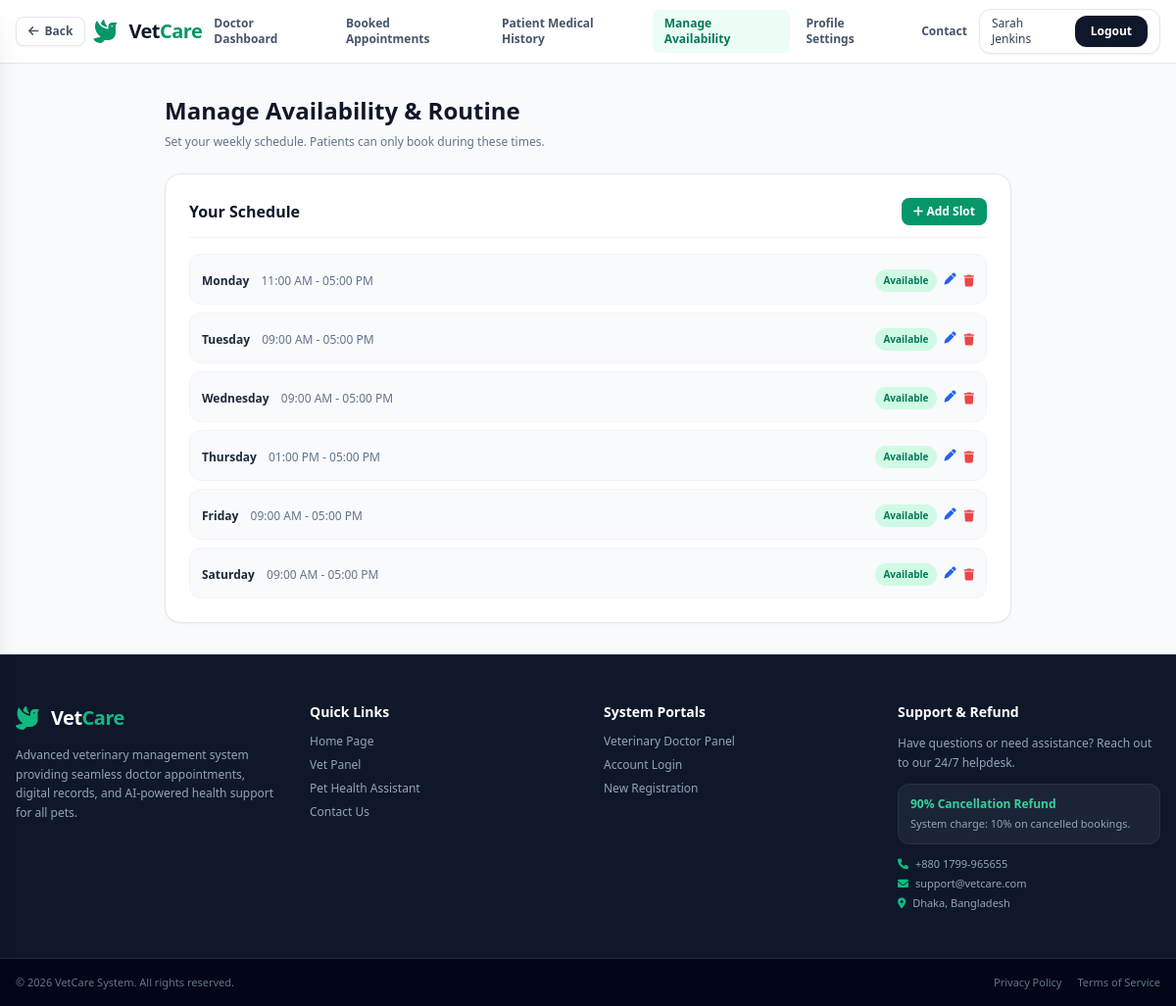
/vet/availability/ (signed in), run on an earlier commit of the app's database.
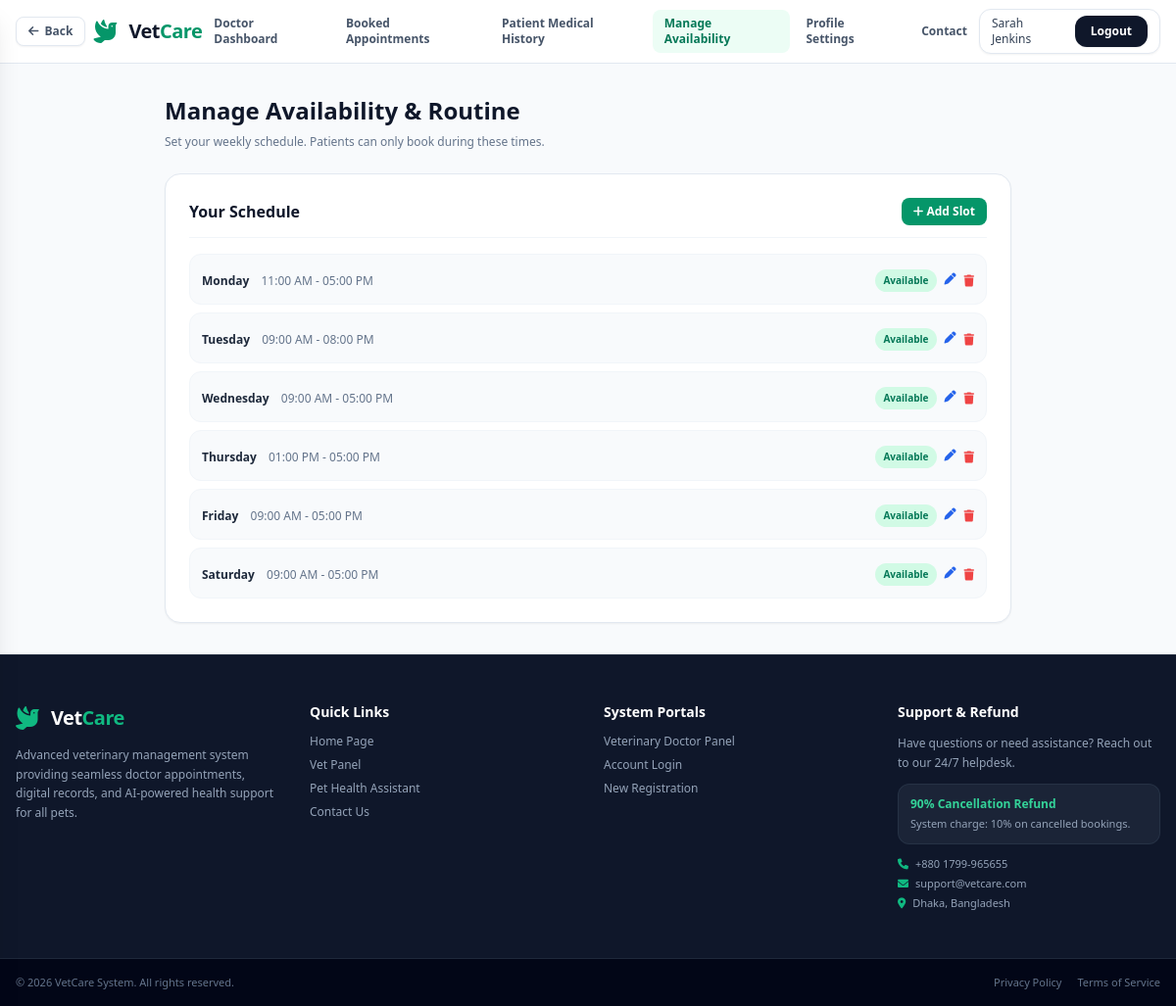
And on a later commit of the database.
### vet/models.py (models this page shows, shortened)
class Availability(models.Model):
    DAY_CHOICES = (
        (0, 'Monday'),
        (1, 'Tuesday'),
        (2, 'Wednesday'),
        (3, 'Thursday'),
        (4, 'Friday'),
        (5, 'Saturday'),
        (6, 'Sunday'),
    )
    doctor = models.ForeignKey(Doctor, on_delete=models.CASCADE, related_name='availabilities')
    day_of_week = models.IntegerField(choices=DAY_CHOICES)
    start_time = models.TimeField()
    end_time = models.TimeField()
    is_available = models.BooleanField(default=True)
    class Meta:
        unique_together = ('doctor', 'day_of_week', 'start_time')

### vet/views.py (the view, shortened to what this page needs)
# urls.py: path('vet/availability/', views.manage_availability, name='vet_availability'),
@login_required
def manage_availability(request):
    if request.user.role != 'DOCTOR':
        return render(request, '403.html', status=403)
    try:
        doctor = request.user.doctor_profile
    except Exception:
        doctor = None
    try:
        availabilities = doctor.availabilities.all() if doctor else []
    except Exception:
        availabilities = []
    context = {
        'doctor': doctor,
        'availabilities': availabilities,
    }
    return render(request, 'vet_availability.html', context)

### vetcure/templates/vet_availability.html (shortened to what this page needs)
{% extends 'base.html' %}
{% block content %}
<div class="flex-grow max-w-4xl w-full mx-auto px-4 py-8">
    <h1 class="text-2xl font-bold text-slate-900 mb-2">Manage Availability & Routine</h1>
    <p class="text-slate-500 text-xs mb-6">Set your weekly schedule. Patients can only book during these times.</p>
    <div class="bg-white rounded-2xl border border-slate-200 shadow-sm p-6 space-y-4">
        <div class="flex justify-between items-center border-b border-slate-100 pb-3">
            <h2 class="font-bold text-slate-900">Your Schedule</h2>
            <button onclick="openAddModal()" class="text-xs bg-emerald-600 hover:bg-emerald-700 text-white px-3 py-1.5 rounded-lg font-semibold transition">
                <i class="fa-solid fa-plus"></i> Add Slot
            </button>
        </div>
        <div class="space-y-2">
            {% for avail in availabilities %}
            <div class="flex items-center justify-between p-3 rounded-xl border {% if avail.is_available %}border-slate-100 bg-slate-50{% else %}border-red-100 bg-red-50/50{% endif %}">
                <div>
                    <span class="font-semibold text-slate-800 text-xs">{{ avail.get_day_of_week_display }}</span>
                    <span class="text-slate-500 text-xs ml-2">{{ avail.start_time|time:"h:i A" }} - {{ avail.end_time|time:"h:i A" }}</span>
                </div>
                <div class="flex items-center gap-2">
                    <form method="post" class="inline">
                        <button type="submit" class="text-[10px] px-2 py-1 rounded-full {% if avail.is_available %}bg-emerald-100 text-emerald-700{% else %}bg-red-100 text-red-700{% endif %} font-semibold">
                            {{ avail.is_available|yesno:"Available,Unavailable" }}
                        </button>
                    </form>
                    <button onclick="openEditModal({{ avail.id }}, {{ avail.day_of_week }}, '{{ avail.start_time|time:"H:i" }}', '{{ avail.end_time|time:"H:i" }}')" class="text-blue-600 hover:text-blue-800 text-xs" title="Edit">
                        <i class="fa-solid fa-pen"></i>
                    </button>
                    <form method="post" class="inline" onsubmit="return confirm('Delete this slot?')">
                        <button type="submit" class="text-red-500 hover:text-red-700 text-xs">
                            <i class="fa-solid fa-trash"></i>
                        </button>
                    </form>
                </div>
            </div>
            {% empty %}
            <p class="text-slate-500 text-xs text-center py-4">No availability slots set yet. Click "Add Slot" to begin.</p>
            {% endfor %}
        </div>
    </div>
</div>
{% endblock %}

What changed in the data, as far as the page shows it:
changed Availability "Tuesday": end_time "05:00 PM" → "08:00 PM"
